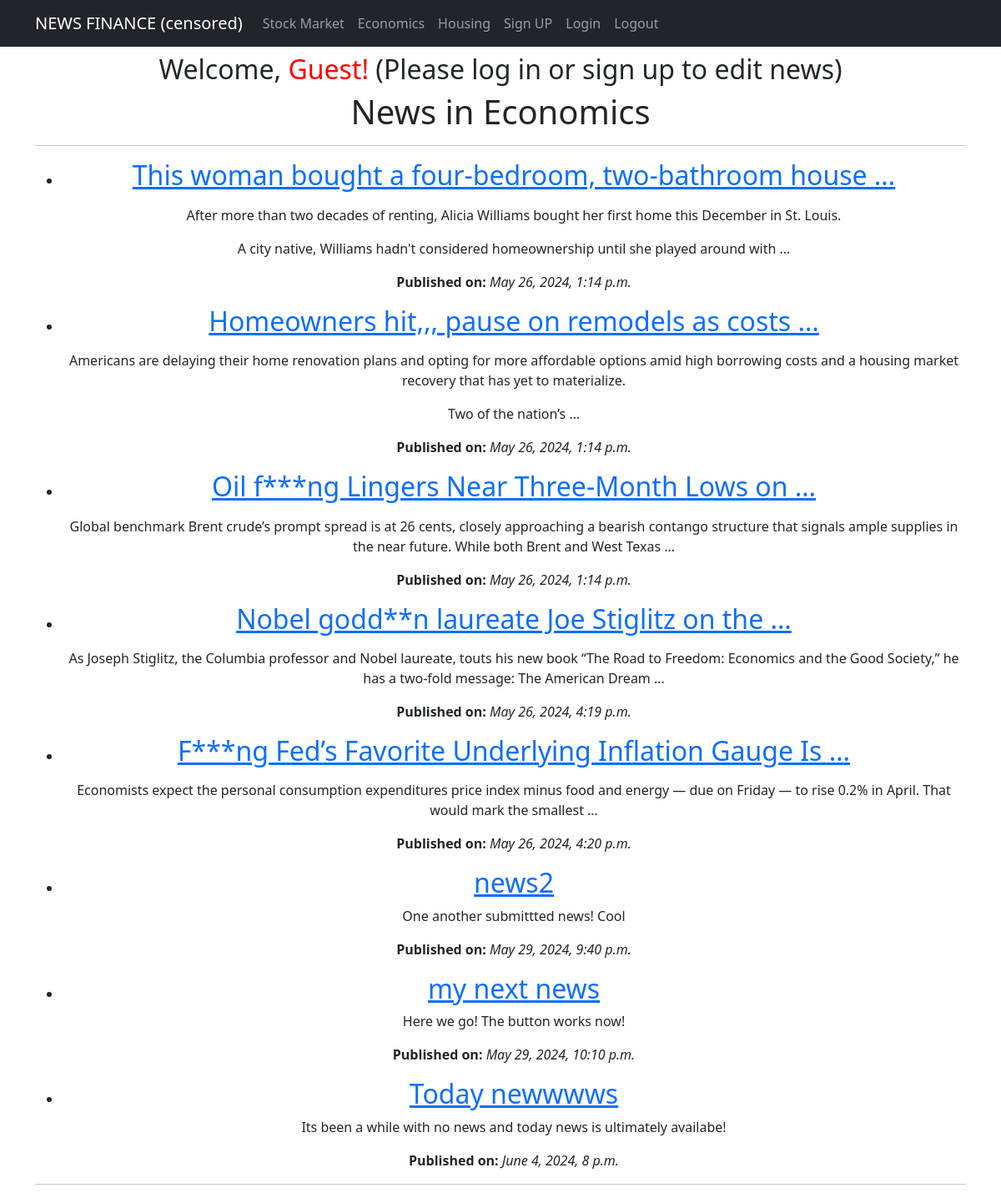
The app's page /category/Economics/, older data.
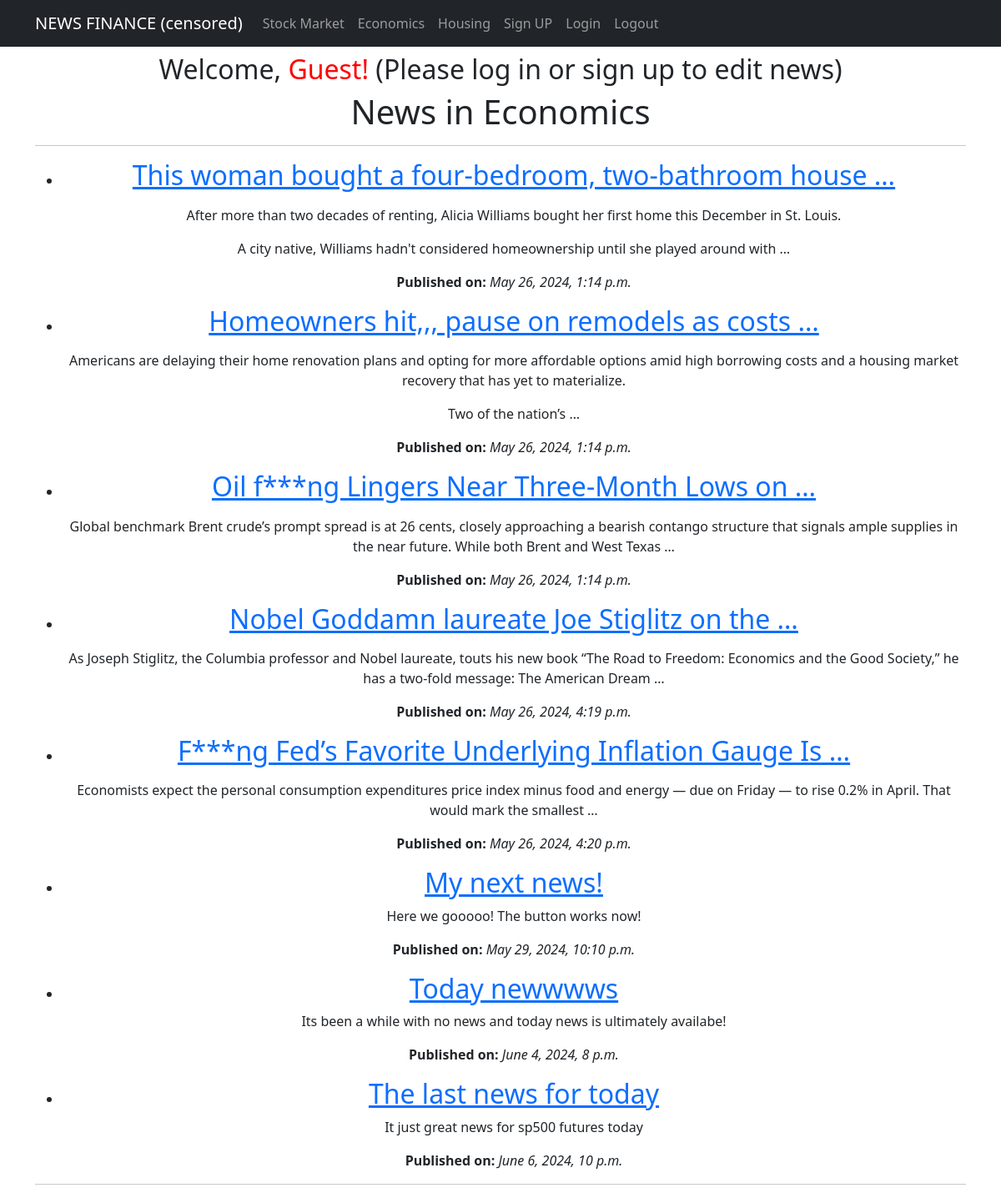
The same page, newer data.
### app/models.py (models this page shows, shortened)
class Category(models.Model):
    name = models.CharField(max_length=100, unique=True)
    class Meta:
        verbose_name_plural = "Categories"

class News(models.Model):
    name = models.CharField(max_length=150, unique=True)
    description = models.TextField()
    published_date = models.DateTimeField(auto_now_add=True)
    category = models.ForeignKey(to='Category', on_delete=models.CASCADE, related_name='news')
    class Meta:
        verbose_name_plural = "News"

### app/views.py (the view)
# urls.py: path('category/<str:category_name>/', NewsByCategory.as_view(), name='news_by_category'),  # News by category
class NewsByCategory(ListView):
    template_name = 'news_by_category.html'
    context_object_name = 'news_items'
    def get_queryset(self):
        self.category = get_object_or_404(Category, name=self.kwargs['category_name'])
        return News.objects.filter(category=self.category)
    def get_context_data(self, **kwargs):
        context = super().get_context_data(**kwargs)
        context['category'] = self.category
        return context

### app/templatetags/custom_filters.py (called while the page is built)
@register.filter(name='censor_bad_words')
def censor_bad_words(value):
    words = value.split()
    censored_words = [BAD_WORDS.get(word, word) for word in words]
    return ' '.join(censored_words)

### templates/news_by_category.html (shortened to what this page needs)
{% extends 'flatpages/default.html' %}
{% load custom_filters %}
{% block content %}
<h1>News in {{ category.name }}</h1>
<hr>
<ul>
    {% for news in news_items %}
        <li>
            <h2><a href="{% url 'news_detail' news.pk %}">{{ news.name|censor_bad_words|truncatewords:7 }}</a></h2>
            <p>{{ news.description|truncatewords:30|safe }}</p>
            <p><strong>Published on:</strong> <i>{{ news.published_date }}</i></p>
        </li>
    {% empty %}
        <li>No news in this category.</li>
    {% endfor %}
</ul>
<hr>
{% endblock content %}

### templates/flatpages/default.html (shortened to what this page needs)
<!DOCTYPE html>
<html lang="en">
    <head>
        {% load static %}
        <link href="{% static 'css/styles.css' %}" rel="stylesheet" />
    </head>
<body>
    <nav class="navbar navbar-expand-lg navbar-dark bg-dark static-top">
        <div class="container">
            <a class="navbar-brand" href="{% url 'news_list' %}">NEWS FINANCE (censored)</a>
            <div class="collapse navbar-collapse" id="navbarResponsive">
                <ul class="navbar-nav ml-auto">
                    <li class="nav-item">
                        <a class="nav-link" href="{% url 'news_by_category' category_name='Stock Market' %}">Stock Market</a>
                    </li>
                    <li class="nav-item">
                        <a class="nav-link" href="{% url 'news_by_category' category_name='Economics' %}">Economics</a>
                    </li>
                    <li class="nav-item">
                        <a class="nav-link" href="{% url 'news_by_category' category_name='Housing' %}">Housing</a>
                    </li>
                    <li class="nav-item">
                        <a class="nav-link" href="{% url 'account_signup' %}">Sign UP</a>
                    </li>
                    <li class="nav-item">
                        <a class="nav-link" href="{% url 'account_login' %}">Login</a>
                    </li>
                    <li class="nav-item">
                        <a class="nav-link" href="{% url 'account_logout' %}">Logout</a>
                    </li>
                </ul>
            </div>
        </div>
    </nav>
    <div class="container">
        <div class="row">
            <div class="col-lg-12 text-center">
                <h2>Welcome,
                  {% if user.is_authenticated %}
                    <span style="color: green;">{{ user.username }}</span>! Now you can edit news
                  {% else %}
                    <span style="color: red;">Guest! </span> (Please log in or sign up to edit news)
                  {% endif %}
                </h2>
                {% block content %}{% endblock content %}
            </div>
        </div>
    </div>
</body>
</html>

Row changes from the older to the newer data that the page shows:
removed News: name|censor_bad_words "news2", description "One another submittted news! Cool", published_date "May 29, 2024, 9:40 p.m."
changed News: name|censor_bad_words "Nobel godd**n laureate Joe Stiglitz on the …" → "Nobel Goddamn laureate Joe Stiglitz on the …"
changed News: name|censor_bad_words "my next news" → "My next news!"; description "Here we go! The button works now!" → "Here we gooooo! The button works now!"
added News: name|censor_bad_words "The last news for today", description "It just great news for sp500 futures today", published_date "June 6, 2024, 10 p.m."
